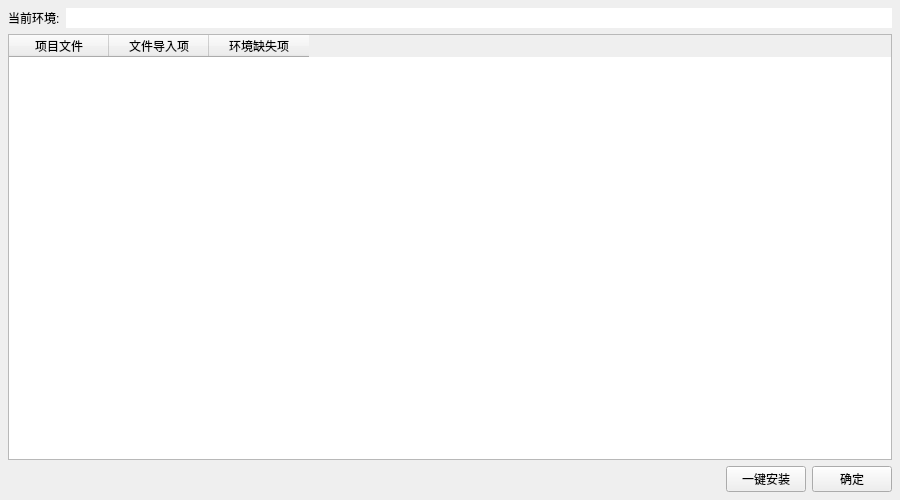
<?xml version="1.0" encoding="UTF-8"?>
<ui version="4.0">
 <class>imports_check</class>
 <widget class="QMainWindow" name="imports_check">
  <property name="windowModality">
   <enum>Qt::WindowModal</enum>
  </property>
  <property name="geometry">
   <rect>
    <x>0</x>
    <y>0</y>
    <width>900</width>
    <height>500</height>
   </rect>
  </property>
  <property name="windowTitle">
   <string>环境检查</string>
  </property>
  <widget class="QWidget" name="centralwidget">
   <property name="font">
    <font>
     <family>Microsoft YaHei UI</family>
    </font>
   </property>
   <property name="contextMenuPolicy">
    <enum>Qt::NoContextMenu</enum>
   </property>
   <layout class="QVBoxLayout" name="verticalLayout_3">
    <property name="leftMargin">
     <number>8</number>
    </property>
    <property name="topMargin">
     <number>8</number>
    </property>
    <property name="rightMargin">
     <number>8</number>
    </property>
    <property name="bottomMargin">
     <number>8</number>
    </property>
    <item>
     <layout class="QVBoxLayout" name="verticalLayout_2">
      <item>
       <layout class="QHBoxLayout" name="horizontalLayout_2" stretch="0,9">
        <item>
         <widget class="QLabel" name="label">
          <property name="text">
           <string>当前环境:</string>
          </property>
         </widget>
        </item>
        <item>
         <widget class="QLineEdit" name="uiLineEdit_current_env">
          <property name="frame">
           <bool>false</bool>
          </property>
          <property name="readOnly">
           <bool>true</bool>
          </property>
         </widget>
        </item>
       </layout>
      </item>
      <item>
       <layout class="QVBoxLayout" name="verticalLayout">
        <item>
         <widget class="QTableWidget" name="uiTableWidget_missing_imports">
          <property name="editTriggers">
           <set>QAbstractItemView::NoEditTriggers</set>
          </property>
          <property name="selectionMode">
           <enum>QAbstractItemView::NoSelection</enum>
          </property>
          <attribute name="horizontalHeaderHighlightSections">
           <bool>false</bool>
          </attribute>
          <attribute name="verticalHeaderHighlightSections">
           <bool>false</bool>
          </attribute>
          <column>
           <property name="text">
            <string>项目文件</string>
           </property>
          </column>
          <column>
           <property name="text">
            <string>文件导入项</string>
           </property>
          </column>
          <column>
           <property name="text">
            <string>环境缺失项</string>
           </property>
          </column>
         </widget>
        </item>
        <item>
         <layout class="QHBoxLayout" name="horizontalLayout">
          <item>
           <spacer name="horizontalSpacer">
            <property name="orientation">
             <enum>Qt::Horizontal</enum>
            </property>
            <property name="sizeHint" stdset="0">
             <size>
              <width>40</width>
              <height>20</height>
             </size>
            </property>
           </spacer>
          </item>
          <item>
           <widget class="QPushButton" name="uiPushButton_install_missings">
            <property name="toolTip">
             <string>一键安装该环境所有缺失的项目导入项。
注意，当缺失的导入项无法在该环境安装时，不会有错误提示。</string>
            </property>
            <property name="text">
             <string>一键安装</string>
            </property>
           </widget>
          </item>
          <item>
           <widget class="QPushButton" name="uiPushButton_confirm">
            <property name="toolTip">
             <string>什么都不做，关闭窗口并返回。</string>
            </property>
            <property name="text">
             <string>确定</string>
            </property>
           </widget>
          </item>
         </layout>
        </item>
       </layout>
      </item>
     </layout>
    </item>
   </layout>
  </widget>
 </widget>
 <resources/>
 <connections/>
</ui>
